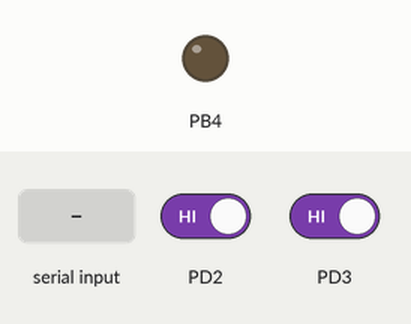
Simulated run of this program. Board: ATmega328P, built with avr-gcc and emulated at 16 MHz (the files do not name the chip). Parts: output pins drawn as LEDs (lit = HIGH). Inputs (shaded band) come from the test bench; at power-on: PD2 HIGH, PD3 HIGH. What the program prints to the serial monitor is not drawn.

Above: at 1.2 s.
1.3 s: byte 1 (0x01) received over Serial
At 2.4 s:
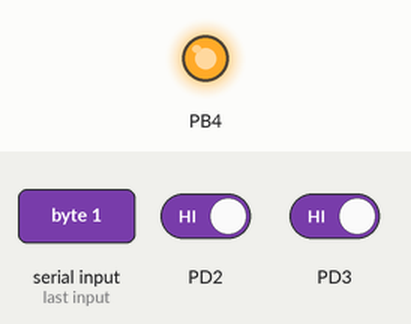
2.8 s: PD2 driven LOW
4.3 s: PD3 driven LOW
Timing chart, 0 to 7.3 s (numbered marks = the images above; inputs shaded):
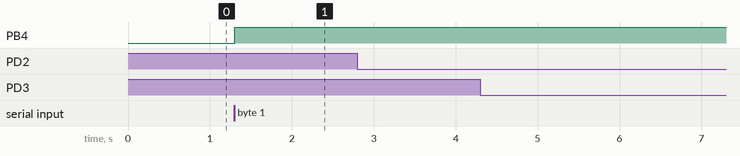

The program:

main.cpp
```cpp
#include <avr/io.h>
#include <avr/interrupt.h>
#include <util/delay.h>
#define F_CPU 16000000UL

void config_USART() {
    UBRR0 = 103;
    UCSR0B = (1 << TXEN0) | (1 << RXEN0) | (1 << RXCIE0);
    UCSR0C = (1 << UCSZ01) | (1 << UCSZ00);
}

void config_interrupciones() {
    EIMSK |= (1 << INT0) | (1 << INT1);
    EICRA |= (1 << ISC01) | (1 << ISC11); //  bajada
}


ISR(INT0_vect) {
    while (!(UCSR0A & (1 << UDRE0))); // Espera buffer libre
    UDR0 = 0x01;              // Señal botón 1
}

ISR(INT1_vect) {

    while (!(UCSR0A & (1 << UDRE0)));
    UDR0 = 0x02;
}


ISR(USART_RX_vect) {
    unsigned char doto = UDR0;
    if (doto == 0x01) {
        PORTB |= 0x10;
    } else if (doto == 0x02) {
        PORTB &= ~(0x10);
    }
}

int main() {
    DDRB |= 0x10;
    DDRD &= ~0x0C;
    PORTD &= ~0x0C;

    config_USART();
    config_interrupciones();
    sei();


    while (1){

    };
    return 0;
}
```

Measured:
- after the input at 1.3 s, PB4: LOW → HIGH at once
- after the input at 2.8 s, every drawn part: stays the same
- after the input at 4.3 s, every drawn part: stays the same
